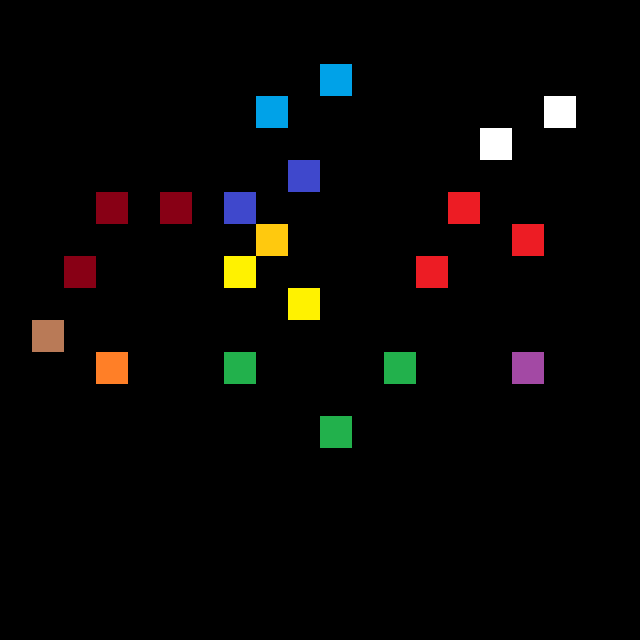

This game map was drawn from its Tiled (.tmx) file and the tilesets committed beside it. A one-line description and the trimmed map source follow:
An orthogonal 20x20 tile map with 32x32 px tiles, 1 tile layer (块层 1) and 21 objects.

<map version="1.0" orientation="orthogonal" renderorder="right-up" width="20" height="20" tilewidth="32" tileheight="32" nextobjectid="37">
 <tileset firstgid="1" name="cities" tilewidth="32" tileheight="32" tilecount="720" columns="36">
  <image source="colors.png" width="1152" height="648" />
 </tileset>
 <layer name="块层 1" width="20" height="20">
  <data>[400 cells, 21 non-empty, 12 distinct tile ids]</data>
 </layer>
 <objectgroup name="cities">
  <object id="15" x="96" y="192" width="32" height="32">
   <properties>
    <property name="id" type="int" value="1" />
   </properties>
  </object>
  <object id="17" x="64" y="256" width="32" height="32">
   <properties>
    <property name="id" type="int" value="2" />
   </properties>
  </object>
  <object id="18" x="32" y="320" width="32" height="32">
   <properties>
    <property name="id" type="int" value="19" />
   </properties>
  </object>
  <object id="19" x="96" y="353" width="32" height="32">
   <properties>
    <property name="id" type="int" value="18" />
   </properties>
  </object>
  <object id="20" x="223" y="352" width="32" height="32">
   <properties>
    <property name="id" type="int" value="9" />
   </properties>
  </object>
  <object id="21" x="159" y="192" width="32" height="32">
   <properties>
    <property name="id" type="int" value="3" />
   </properties>
  </object>
  <object id="22" x="225" y="193" width="32" height="32">
   <properties>
    <property name="id" type="int" value="15" />
   </properties>
  </object>
  <object id="23" x="225" y="257" width="32" height="32">
   <properties>
    <property name="id" type="int" value="17" />
   </properties>
  </object>
  <object id="24" x="258" y="224" width="32" height="32">
   <properties>
    <property name="id" type="int" value="21" />
   </properties>
  </object>
  <object id="25" x="257" y="96" width="30" height="30">
   <properties>
    <property name="id" type="int" value="12" />
   </properties>
  </object>
  <object id="26" x="320" y="64" width="32" height="32">
   <properties>
    <property name="id" type="int" value="13" />
   </properties>
  </object>
  <object id="27" x="288" y="159" width="32" height="33">
   <properties>
    <property name="id" type="int" value="14" />
   </properties>
  </object>
  <object id="28" x="288" y="288" width="31" height="31">
   <properties>
    <property name="id" type="int" value="16" />
   </properties>
  </object>
  <object id="29" x="320" y="417" width="31" height="29">
   <properties>
    <property name="id" type="int" value="7" />
   </properties>
  </object>
  <object id="30" x="385" y="353" width="30" height="31">
   <properties>
    <property name="id" type="int" value="8" />
   </properties>
  </object>
  <object id="31" x="417" y="257" width="30" height="31">
   <properties>
    <property name="id" type="int" value="6" />
   </properties>
  </object>
  <object id="32" x="448" y="193" width="30" height="31">
   <properties>
    <property name="id" type="int" value="4" />
   </properties>
  </object>
  <object id="33" x="480" y="128" width="30" height="30">
   <properties>
    <property name="id" type="int" value="11" />
   </properties>
  </object>
  <object id="34" x="544" y="97" width="32" height="29">
   <properties>
    <property name="id" type="int" value="10" />
   </properties>
  </object>
  <object id="35" x="513" y="226" width="31" height="29">
   <properties>
    <property name="id" type="int" value="5" />
   </properties>
  </object>
  <object id="36" x="513" y="353" width="32" height="30">
   <properties>
    <property name="id" type="int" value="20" />
   </properties>
  </object>
 </objectgroup>
</map>